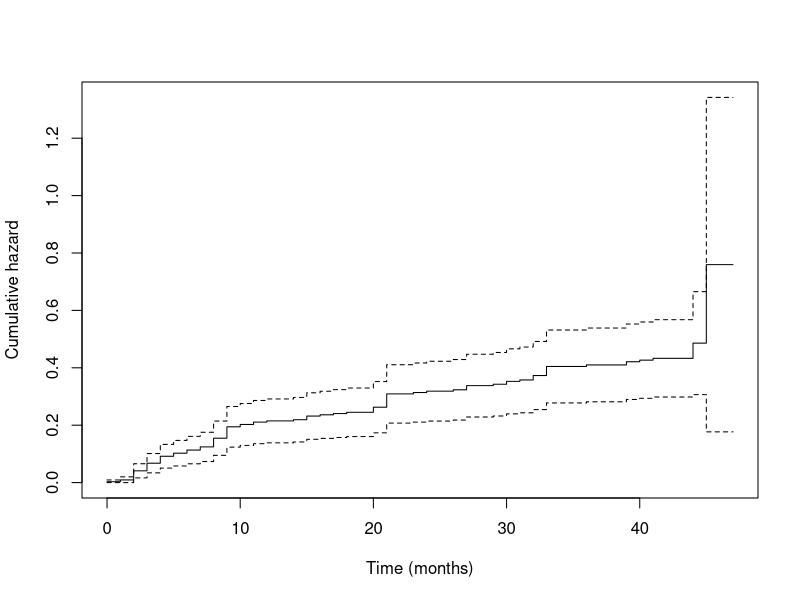
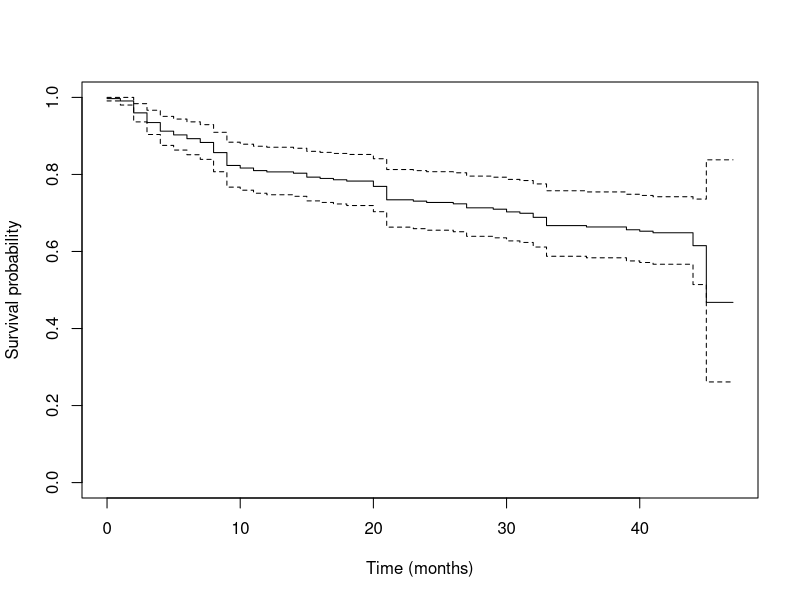
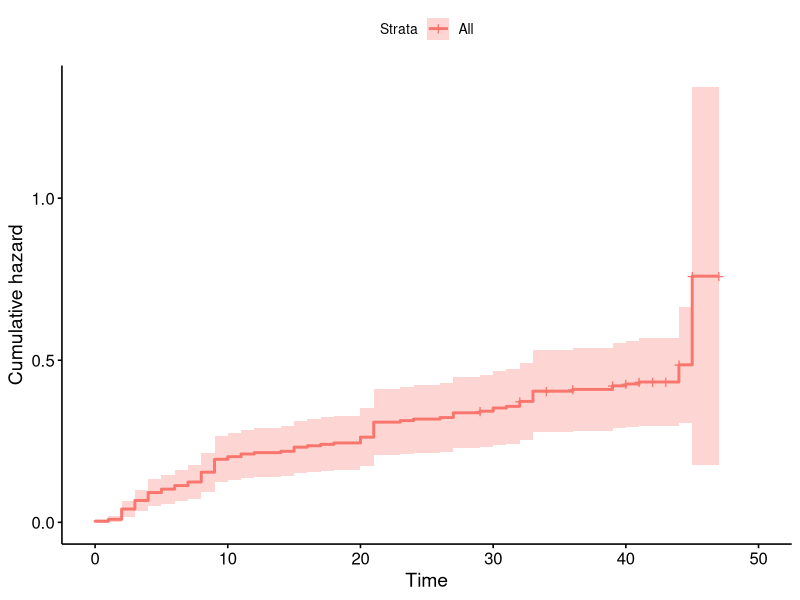
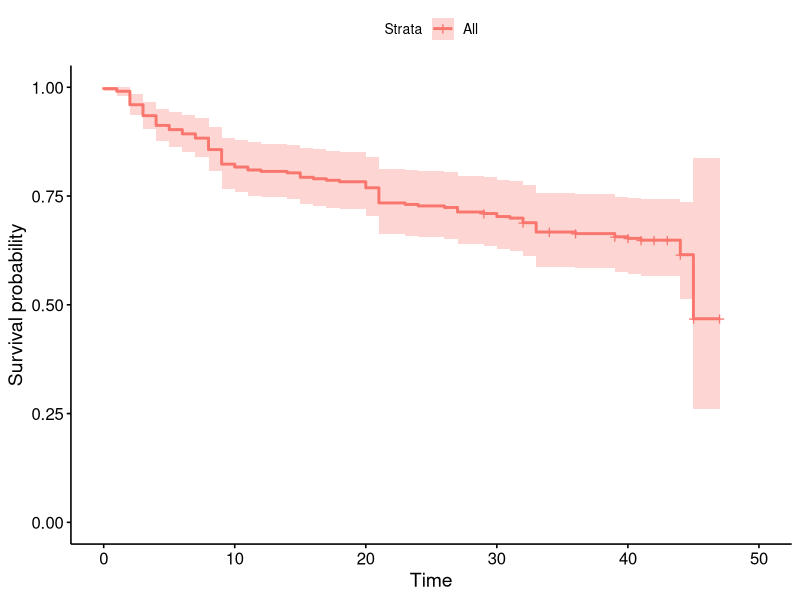

R code for these plots, in order:
## ---- chunk 1
library(tidyverse)
library(haven)
library(survival)
library(survminer)

hschool <- read_dta("data/hschool.dta")

hschool <- hschool |>
  mutate(female = sex)
## ---- chunk 2
hschool |>
  filter(mrg < stm) |>
  nrow()
## ---- chunk 3
hschool |>
  filter(mrg >= stm, mrg <= stm + time) |>
  nrow()
## ---- chunk 4
fit_lm <- lm(time ~ sex + grades, data = hschool |> filter(died == 1))
summary(fit_lm)

# Females drop out about 0.075 months faster than males, but this is
# not significant.
# People with lower grades (higher values of grades, since 1 = high,
# 5 = low) drop out faster, but this is not significant either.
# Males (sex = 0) with the highest grades (grades = 0, which is outside
# the actual scale of 1-5 and should ideally be recentered) are
# predicted to drop out at 18.55 months. Because grades = 0 does not
# occur in the data, this intercept is not substantively meaningful as
# it stands.
## ---- chunk 5
fit_cox <- coxph(Surv(time, died) ~ sex + grades, data = hschool)
summary(fit_cox)

# Log hazard interpretation:
# Females have a 0.240 higher log hazard of dropping out than males (a
# shorter time to drop-out), but this is not significant.
# People with lower grades have a significantly higher log hazard of
# dropping out (a shorter time to drop-out).
#
# Hazard ratio interpretation (exp(coef), shown directly in the
# summary() output):
# Females have a 27% higher hazard of dropping out than males, but this
# is not significant.
# People with lower grades have a 39.73% significantly higher hazard of
# dropping out for each unit increase on the grades scale (i.e., each
# step toward lower grades).
## ---- chunk 6
# The significance of the predictors is not the same between the linear
# regression (question 3) and the Cox regression (question 4): grades is
# significant in the Cox model but not in the linear regression. This is
# not a contradiction. The linear regression restricts the sample to
# completed durations only and assumes normally distributed, constant-
# variance residuals on the raw time scale -- assumptions that are
# typically violated for duration data. The Cox model instead uses all
# subjects (including censored ones) and does not require these
# distributional assumptions, which is why it can detect an effect the
# linear model misses.
## ---- chunk 7
hschool |>
  count(died)
# how many cases the linear regression discards as censored
## ---- chunk 8
fit_surv <- survfit(fit_cox)

# Cumulative hazard
plot(fit_surv, fun = "cumhaz", xlab = "Time (months)", ylab = "Cumulative hazard")

# Survival function
plot(fit_surv, xlab = "Time (months)", ylab = "Survival probability")

# Using survminer for nicer plots, including an approximate hazard shape
# via the cumulative hazard and survival curves:
ggsurvplot(fit_surv, data = hschool, fun = "cumhaz")
ggsurvplot(fit_surv, data = hschool)

# Note: a smoothed hazard function itself (as opposed to the cumulative
# hazard) is not directly returned by survfit(); it can be approximated
# with a kernel-smoothed estimate, e.g. using the muhaz package, if a
# separate plot of the hazard function itself (rather than the
# cumulative hazard) is required.
## ---- chunk 9
cox.zph(fit_cox)

# The test does not reject the proportional hazards assumption at
# conventional significance levels: the proportional hazards assumption
# appears to hold for this model.
## ---- chunk 10
# Method 1: expand the data manually to one row per subject per month
person_period <- hschool |>
  dplyr::select(caseid, time, sex, grades, died) |>
  rowwise() |>
  mutate(period = list(seq_len(time))) |>
  unnest(period) |>
  ungroup() |>
  rename(end_time = time) |>
  mutate(
    time = period,
    died = if_else(died == 1 & time != end_time, 0L, as.integer(died))
  ) |>
  dplyr::select(caseid, time, end_time, sex, grades, died)

fit_discrete <- glm(died ~ sex + grades, data = person_period, family = binomial)
summary(fit_discrete)

# The discrete-time logistic model leads to the same substantive
# conclusion as the Cox model: grades significantly predicts drop-out
# (lower grades associated with higher risk of dropping out in a given
# month), while sex does not significantly predict drop-out. This
# confirms that the Cox model's conclusions are not an artifact of the
# continuous-time approach; a discrete-time formulation using ordinary
# logistic regression on the person-period file gives essentially the
# same answer.
## ---- chunk 11
nrow(hschool)
nrow(person_period)
sum(person_period$died)
sum(hschool$died)
# one row per subject per month at risk; the number of events is
# unchanged, since each subject can drop out only once
